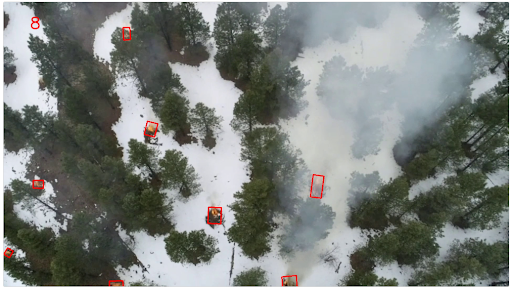
#> input picture images/1-Zenmuse_X4S_Clip2.png, 512 x 288 px
$ python -i fire_flow.py   (imports and definitions only)
#> lines starting #> are read from the running program, lines starting #| are printed output that depends on the picture; after the words box and inside, x2 and y2 are one past the last pixel; in counts of white or black regions, pixels touching at a corner belong together
#> further down, picture is the input picture: shape (288, 512, 3); mean B, G, R 123.8, 127.6, 123
import cv2
import numpy as np

# Seven Rules for Segmentation -> https://core.ac.uk/download/pdf/55305301.pdf
def fire_pixel_segmentation(image):
    fire_mask = np.zeros_like(image[:, :, 0])

    # YCbCr Color Space and splitting BGR Channel
    YCrCb_im = cv2.cvtColor(image, cv2.COLOR_BGR2YCrCb)
#> YCrCb_im: shape (288, 512, 3); mean of channels 0, 1, 2 125.8, 126, 126.9
    Y, Cr, Cb = cv2.split(YCrCb_im)
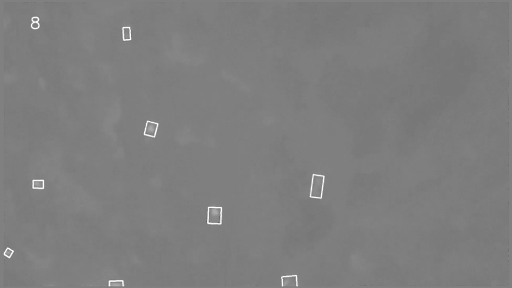
#> Cr: shape (288, 512); min 99, max 255, mean 126
    B, G, R = cv2.split(image)
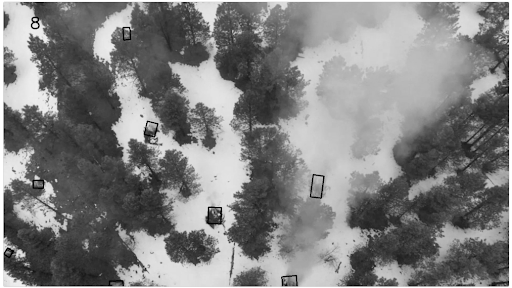
#> G: shape (288, 512); min 0, max 255, mean 127.6

    # Rule 1: R > G > B
    mask1 = (R > G) & (G > B)
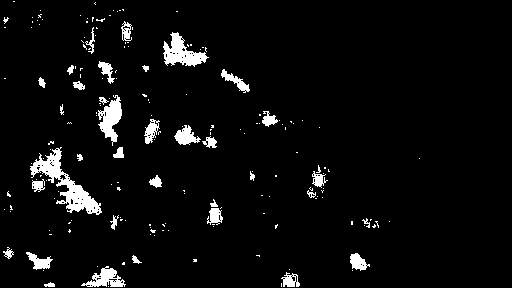
#> mask1: shape (288, 512) bool; 4.6% white; 181 white regions (146 under 20 px), largest, box (x1, y1, x2, y2) and area: (30, 147, 102, 215) 1399, (163, 32, 209, 67) 764, (98, 95, 122, 146) 621

    # Rule 2: R > 190 & G > 100 & B < 140
    mask2 = (R > 190) & (G > 100) & (B < 140)
#> mask2: shape (288, 512) bool; 0.09% white in thin lines or dots, all inside (x1, y1, x2, y2) = (6, 17, 325, 286)

    # Rule 3 & 4: Y >= Cb & Cr >= Cb
    mask3_4 = (Y >= Cb) & (Cr >= Cb)
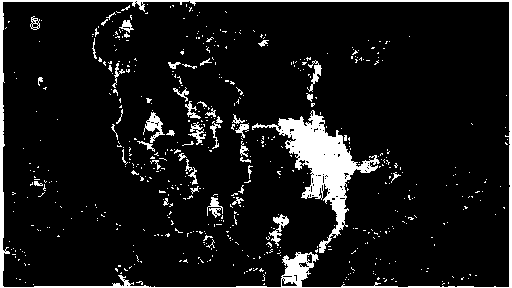
#> mask3_4: shape (288, 512) bool; 9% white; 574 white regions (530 under 20 px), largest, box (x1, y1, x2, y2) and area: (0, 0, 512, 288) 4547, (252, 110, 380, 253) 4405, (143, 112, 165, 143) 267

    # Rule 5: Y >= Ymean & Cb <= Cbmean & Cr >= Crmean
    mask5 = (Y >= np.mean(Y)) & (Cb <= np.mean(Cb)) & (Cr >= np.mean(Cr))
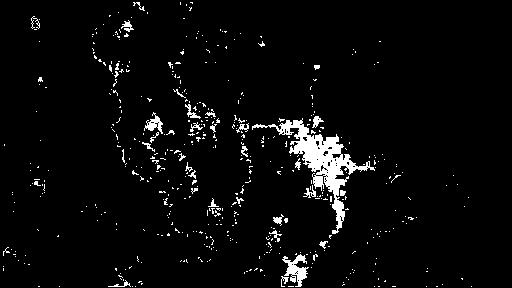
#> mask5: shape (288, 512) bool; 4% white; 496 white regions (463 under 20 px), largest, box (x1, y1, x2, y2) and area: (252, 118, 375, 234) 2661, (282, 254, 309, 287) 397, (144, 112, 163, 134) 170

    # Rule 6: Cb-Cr >= 70 (Threshold)
    mask6 = abs(Cb-Cr) >= 70
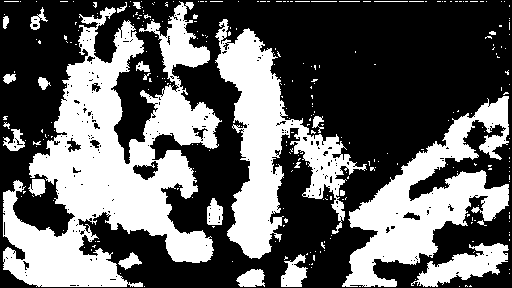
#> mask6: shape (288, 512) bool; 39.2% white; 290 white regions (262 under 20 px), largest, box (x1, y1, x2, y2) and area: (3, 1, 222, 287) 28259, (215, 19, 367, 259) 12018, (342, 96, 509, 287) 11861

    # Rule 7: Cb <= 120 & Cr >= 150
    mask7 = (Cb <= 120) & (Cr >= 150)
#> mask7: shape (288, 512) bool; 0.58% white in thin lines or dots, all inside (x1, y1, x2, y2) = (3, 16, 325, 287)

    combined_mask = mask1 & mask2 & mask3_4 & mask5 & mask6 & mask7
    fire_mask[combined_mask] = 255

    kernel = np.ones((3, 3), np.uint8)
    eroded_mask = cv2.erode(fire_mask, kernel, iterations=1)
    fire_mask = cv2.dilate(eroded_mask, kernel, iterations=1)

    return fire_mask

# [47 lines left out: function fire_flow, not called in this run]

>>> import cv2
>>> picture = cv2.imread('../images/1-Zenmuse_X4S_Clip2.png')
>>> result = fire_pixel_segmentation(picture)
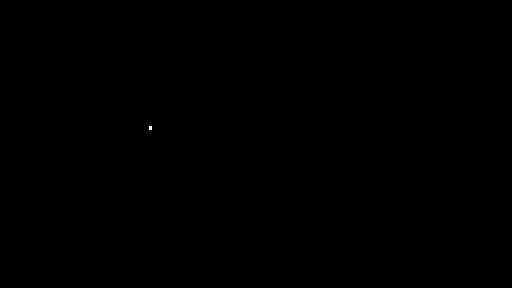
#> result: shape (288, 512); 0.01% white; 1 white region (1 under 20 px)
